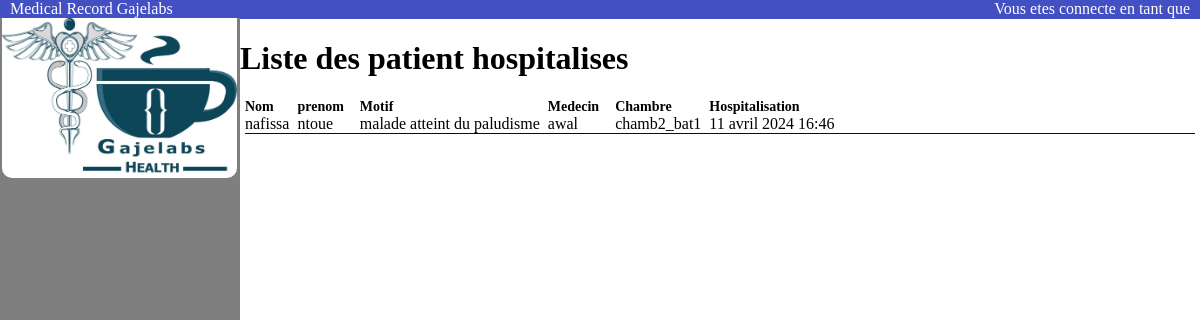
The page /list_patient_hospitalises/ on the database as committed earlier.
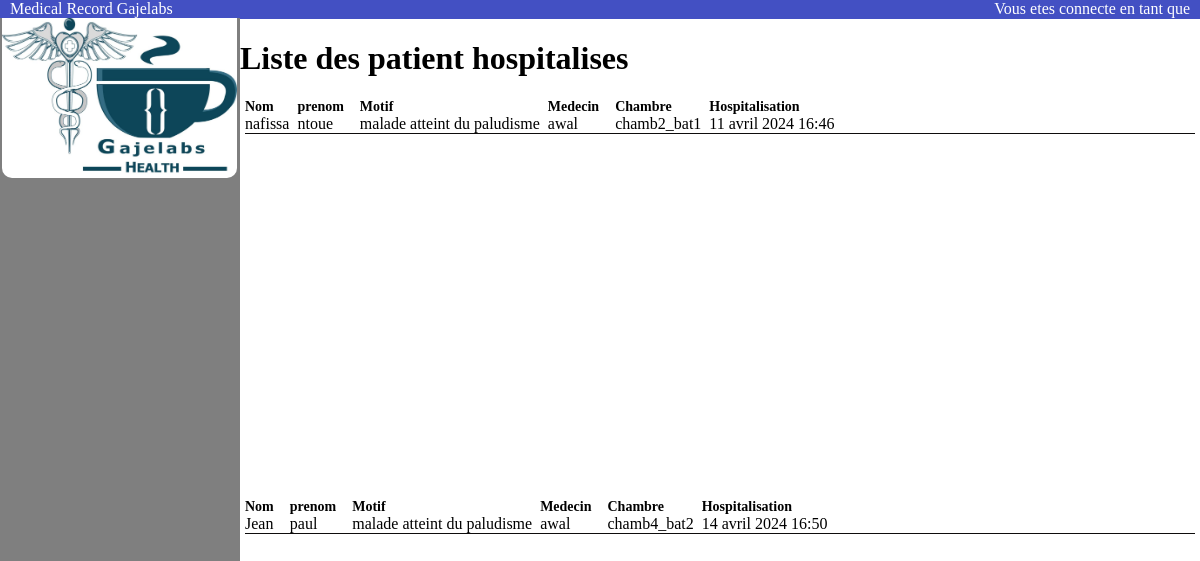
The same page on the database as committed later.
### patient/models.py (models this page shows)
class Hospitalisation(models.Model):
    patient = models.ForeignKey(User, null=True, on_delete=models.CASCADE, related_name='patient_conserne')  # Ajouter related_name
    medecin = models.ForeignKey(settings.AUTH_USER_MODEL, on_delete=models.CASCADE, verbose_name="medecin responsable", related_name='medecin_responsable')  # Ajouter related_name
    date_hospitalisation = models.DateTimeField(auto_now_add=True)
    motif = models.CharField(null=True, max_length=1000, verbose_name="motif hospitalisation")
    numero_de_chambre = models.CharField(null=True, max_length=100, verbose_name="numero de chambre")
    actif = models.BooleanField(default=True)

### authentication/models.py (models this page shows, shortened)
class User(AbstractUser):
    PATIENT = 'PATIENT'
    MEDECIN = 'MEDECIN'
    MASCULIN = 'M'
    FEMININ = 'F'
    ROLE_CHOICES_ONE = (
        (PATIENT,'patient'),
        (MEDECIN,'medecin'),
    )
    ROLE_CHOICES_TWO = (
        (MASCULIN,'M'),
        (FEMININ,'F'),
    )
    profile_photo = models.ImageField(verbose_name='photo de profil')
    role = models.CharField(max_length=30, choices=ROLE_CHOICES_ONE, verbose_name='rôle')
    date_naissance = models.DateField(null=True)
    sex = models.CharField(max_length=1,choices=ROLE_CHOICES_TWO,verbose_name='sexe')
    telephone = models.IntegerField(null=True)

### patient/views.py (the view)
# urls.py: path('list_patient_hospitalises/',patient.views.list_patient_hospitalise,name='list_patient_hospitalise'),
def list_patient_hospitalise(request):
    patients_hospitalises = Hospitalisation.objects.all()
    return render(request,'patient/patients_hospitalise.html',{"patients_hospitalises":patients_hospitalises})

### patient/templates/patient/patients_hospitalise.html (shortened to what this page needs)
{% extends 'base.html' %}
{% block content %}
<p class="headPage"><span>Vous etes connecte en tant que {{user.username}}</span></p>
<h1>Liste des patient hospitalises</h1>
<div style="overflow: auto; height: 400px;">
    {% for patient_hospitalise in patients_hospitalises %}
    <div class="hospitaliseContent">
        <div class="contentPatient">
            <div class="patientInf">
                <span class="Title">Nom</span><span>{{ patient_hospitalise.patient.first_name }}</span>
            </div>
            <div class="patientInf">
                <span class="Title">prenom </span><span>{{ patient_hospitalise.patient.last_name }}</span>
            </div>
            <div class="patientInf">
                <span class="Title">Motif</span><span>{{patient_hospitalise.motif}}</span>
            </div>
            <div class="patientInf">
                <span class="Title">Medecin</span><span>{{patient_hospitalise.medecin}}</span>
            </div>
            <div class="patientInf">
                <span class="Title">Chambre </span><span>{{patient_hospitalise.numero_de_chambre }}</span>
            </div>
            <div class="patientInf">
                <span class="Title">Hospitalisation</span><span>{{patient_hospitalise.date_hospitalisation }}</span>
            </div>
        </div>
    </div>
    <div style="border-top: 1px solid #0e0c0c;margin-left: 5px;margin-right: 5px;"></div>
</div>
{% endfor %}
{% endblock %}

Rows that differ between the two databases and show on the page:
added Hospitalisation: patient.first_name "Jean", patient.last_name "paul", motif "malade atteint du paludisme", medecin "awal", numero_de_chambre "chamb4_bat2", date_hospitalisation "14 avril 2024 16:50"
